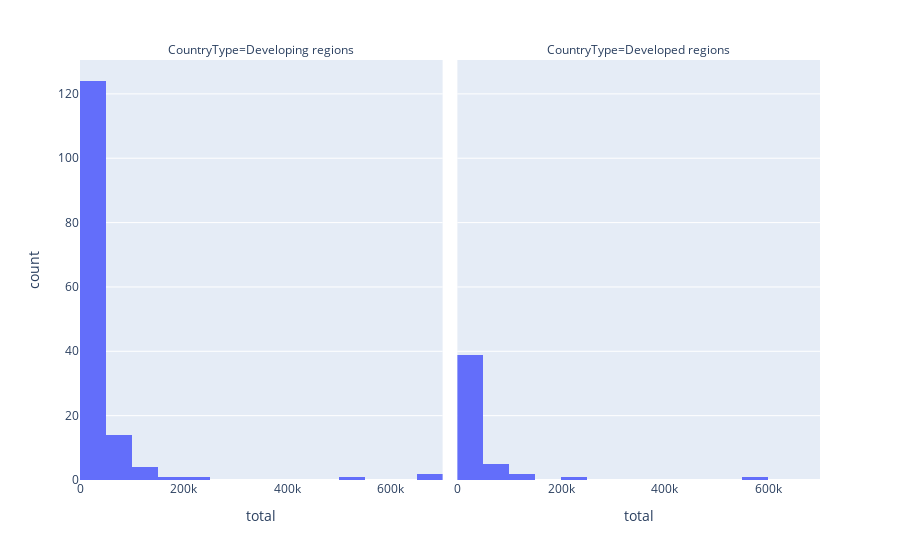

Notebook source saved alongside this figure:
### Code cell
px.histogram(data_frame=canada,x='total',facet_col='CountryType')

### Figure 1 — Plotly figure (JSON) as saved in the notebook; plotly's stock layout.template omitted (floating-point values rounded to 4 significant figures; data arrays with more than 128 entries replaced by an {"elided": "..."} marker saying what was removed)
{"data": [{"alignmentgroup": "True", "bingroup": "x", "hovertemplate": "CountryType=Developing regions<br>total=%{x}<br>count=%{y}<extra></extra>", "legendgroup": "", "marker": {"color": "#636efa", "pattern": {"shape": ""}}, "name": "", "offsetgroup": "", "orientation": "v", "showlegend": false, "type": "histogram", "x": {"elided": "147 int values"}, "xaxis": "x", "yaxis": "y"}, {"alignmentgroup": "True", "bingroup": "x", "hovertemplate": "CountryType=Developed regions<br>total=%{x}<br>count=%{y}<extra></extra>", "legendgroup": "", "marker": {"color": "#636efa", "pattern": {"shape": ""}}, "name": "", "offsetgroup": "", "orientation": "v", "showlegend": false, "type": "histogram", "x": [15699, 15, 23829, 4985, 7975, 10762, 21855, 23310, 20, 8001, 4192, 3901, 935, 2781, 109091, 63912, 12410, 16822, 570, 16964, 22624, 27707, 2326, 40, 2414, 215, 1546, 29, 105, 26884, 10386, 2327, 139241, 74167, 15381, 93585, 63344, 5, 1939, 5963, 523, 5018, 5866, 15678, 4637, 51410, 551500, 241122], "xaxis": "x2", "yaxis": "y2"}], "layout": {"annotations": [{"font": {}, "showarrow": false, "text": "CountryType=Developing regions", "x": 0.245, "xanchor": "center", "xref": "paper", "y": 1, "yanchor": "bottom", "yref": "paper"}, {"font": {}, "showarrow": false, "text": "CountryType=Developed regions", "x": 0.755, "xanchor": "center", "xref": "paper", "y": 1, "yanchor": "bottom", "yref": "paper"}], "barmode": "relative", "legend": {"tracegroupgap": 0}, "margin": {"t": 60}, "xaxis": {"anchor": "y", "domain": [0, 0.49], "title": {"text": "total"}}, "xaxis2": {"anchor": "y2", "domain": [0.51, 1], "matches": "x", "title": {"text": "total"}}, "yaxis": {"anchor": "x", "domain": [0, 1], "title": {"text": "count"}}, "yaxis2": {"anchor": "x2", "domain": [0, 1], "matches": "y", "showticklabels": false}}}
